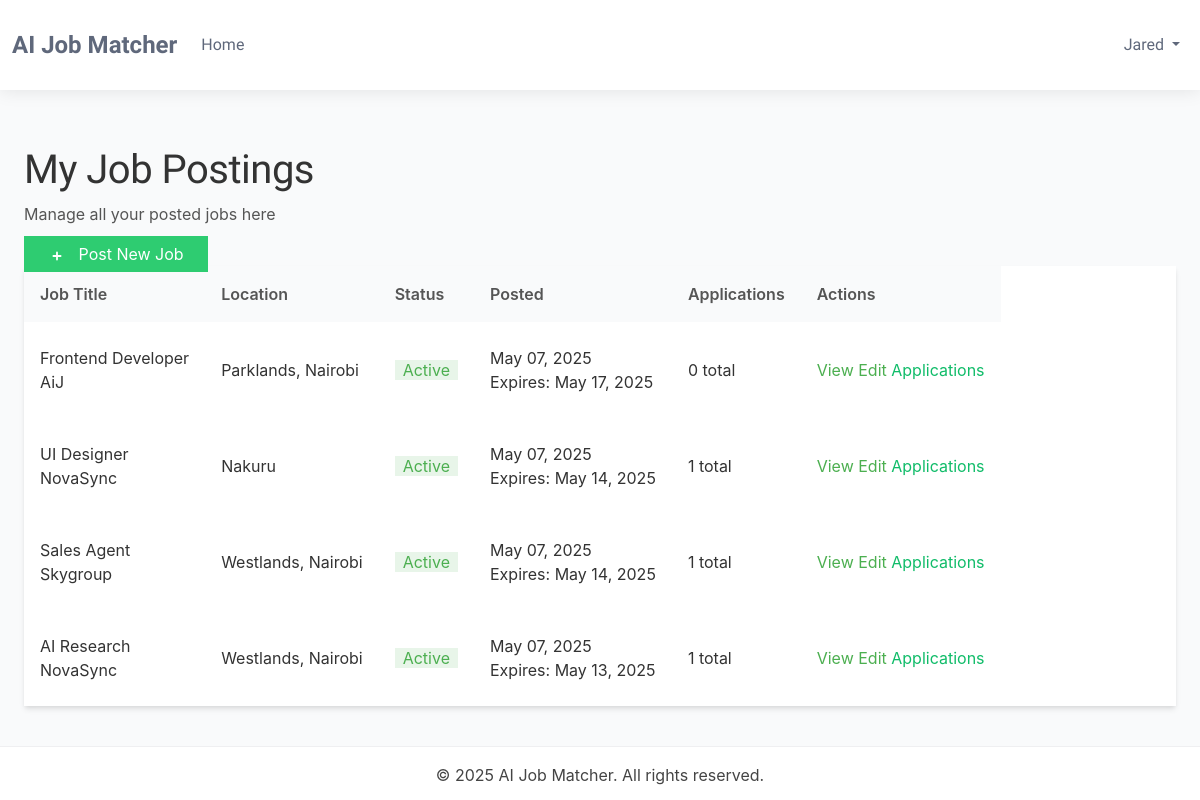
/dashboards/recruiter/jobs/ (signed in), run on an earlier commit of the app's database.
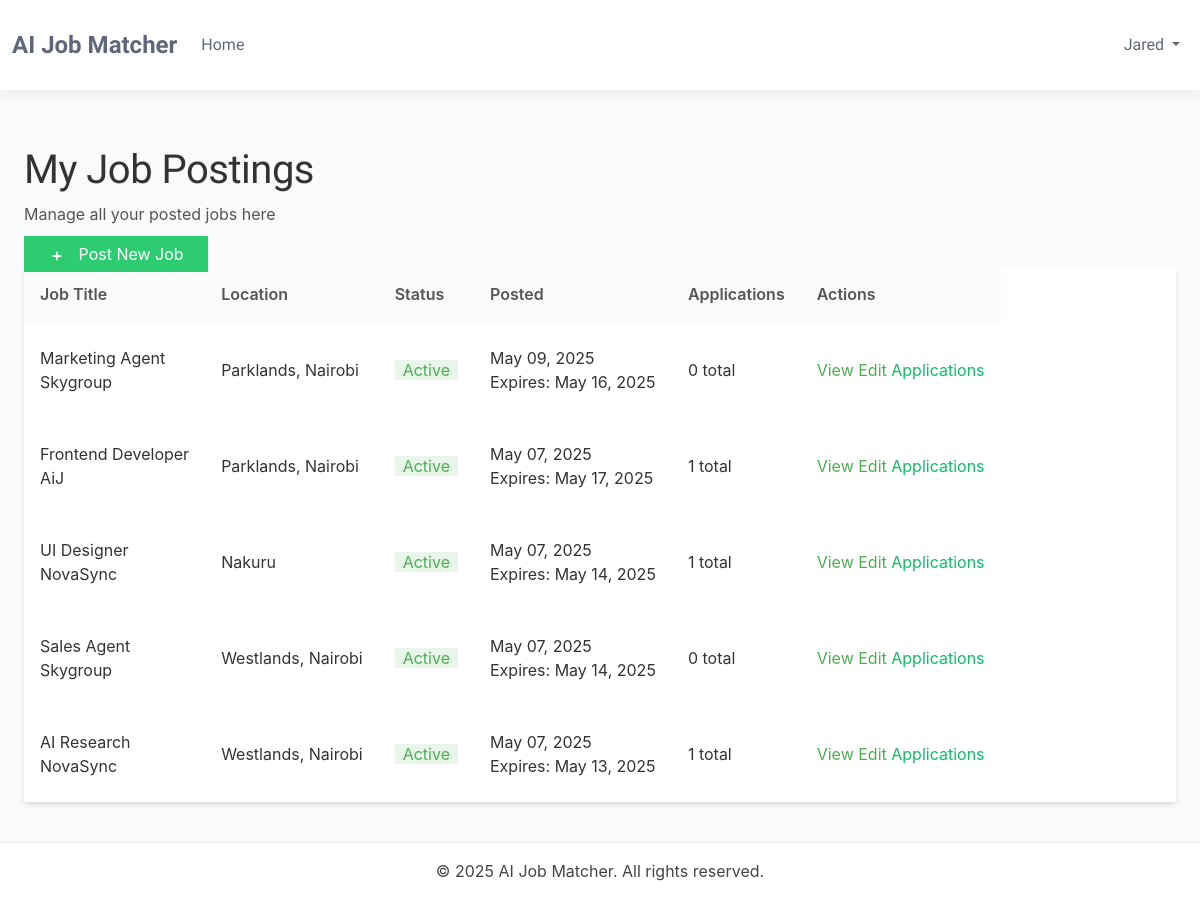
And on a later commit of the database.
### accounts/models.py (models this page shows, shortened)
class TrackingModel(models.Model):
    created_at = models.DateTimeField(auto_now_add=True)
    updated_at = models.DateTimeField(auto_now=True)
    class Meta:
        abstract = True
        ordering = ["-created_at"]

class User(AbstractBaseUser, TrackingModel):
    username_validator = UnicodeUsernameValidator()
    Role_choices = (
        ("Administrator", "Administrator"),
        ("Recruiter", "Recruiter"),
        ("Candidate", "Candidate")
    )
    Gender_choices = (
        ("Male", "Male"),
        ("Female", "Female"),
        ("Other", "Other")
    )
    username = models.CharField(
        _('username'),
        max_length=150,
        unique=True,
        validators=[username_validator],
        error_messages={
            'unique':_("A user with that username already exists."),
        },
    )
    phoneNumberRegex = RegexValidator(regex=r"^\+?1?\d{8,15}$")
    full_name = models.CharField(_('full name'),max_length=200)
    email = models.EmailField(_('email'), unique=True, error_messages={
        'unique': ('A user with email already exists.'),
    })
    gender = models.CharField(_("gender"), max_length=10, choices=Gender_choices)
    phone = PhoneNumberField(
        _('phone number'), unique=True,validators=[phoneNumberRegex],
        blank=True, null=True, max_length=27)
    country = models.CharField(_("country"), max_length=50,
                              blank=True, null=True)
    city = models.CharField(_("city"), max_length=50,
                              blank=True, null=True)
    role = models.CharField(_('Role'), max_length=17, choices=Role_choices, default="Client")
    is_active = models.BooleanField(_('active'), default=True)
    is_admin = models.BooleanField(_('admin'), default=False)
    is_staff = models.BooleanField(_("staff"), default=False)
    timestamp = models.DateTimeField(_("timestamp"), auto_now_add=True)
    objects = CustomManager()
    USERNAME_FIELD = 'email'
    REQUIRED_FIELDS = ['username',]
    @property
    def staff(self):
        return self.staff
    @property
    def active(self):
        return self.active
    @property
    def admin(self):
        return self.admin

### dashboards/models.py (models this page shows, shortened)
class BaseModel(models.Model):
    created_at = models.DateTimeField(auto_now_add=True)
    updated_at = models.DateTimeField(auto_now=True)
    class Meta:
        abstract = True

class JobPosting(BaseModel):
    STATUS_CHOICES = (
        ('active', 'Active'),
        ('filled', 'Filled'),
        ('expired', 'Expired'),
        ('draft', 'Draft'),
    )
    recruiter = models.ForeignKey(Recruiter, on_delete=models.CASCADE, related_name='job_postings')
    title = models.CharField(_('job title'), max_length=255)
    company_name = models.CharField(_('company name'), max_length=255)
    category = models.CharField(_('job category'), max_length=100)
    description = models.TextField(_('job description'))
    requirements = models.TextField(_('job requirements'))
    responsibilities = models.TextField(_('responsibilities'))
    location = models.CharField(_('location'), max_length=255)
    salary_min = models.DecimalField(_('minimum salary'), max_digits=12, decimal_places=2, null=True, blank=True)
    salary_max = models.DecimalField(_('maximum salary'), max_digits=12, decimal_places=2, null=True, blank=True)
    experience_required = models.PositiveIntegerField(_('experience required (years)'), default=0)
    education_level = models.CharField(_('education level'), max_length=100)
    employment_type = models.CharField(_('employment type'), max_length=50)
    status = models.CharField(_('status'), max_length=20, choices=STATUS_CHOICES, default='active')
    expiry_date = models.DateField(_('expiry date'), default=timezone.now)
    skills_required = models.TextField(_('skills required'))
    embedding_vector = models.BinaryField(_('job embedding vector'), null=True, blank=True)
    class Meta:
        ordering = ['-created_at']
        verbose_name = _('Job Posting')
        verbose_name_plural = _('Job Postings')

### dashboards/views.py (the view)
# urls.py: path('recruiter/jobs/', views.job_list, name='job_list'),
@login_required
@user_passes_test(is_recruiter)
def job_list(request):
    recruiter_profile = request.user.recruiter
    jobs = JobPosting.objects.filter(recruiter=recruiter_profile).order_by('-created_at')
    for job in jobs:
        job.application_count = JobApplication.objects.filter(job=job).count()
        job.pending_count = JobApplication.objects.filter(job=job, status='pending').count()
    paginator = Paginator(jobs, 10)  # Show 10 jobs per page
    page_number = request.GET.get('page')
    page_obj = paginator.get_page(page_number)
    context = {
        'page_obj': page_obj,
    }
    return render(request, 'dashboards/job_list.html', context)

### dashboards/views.py (called while the page is built)
def is_recruiter(user):
    return user.is_authenticated and user.role == 'Recruiter'

### templates/dashboards/job_list.html (shortened to what this page needs)
{% extends 'dashboards/base.html' %}
{% block content %}
<div class="container mx-auto px-4 py-6">
    <div class="flex justify-between items-center mb-6">
        <div>
            <h1 class="text-3xl font-bold text-gray-800">My Job Postings</h1>
            <p class="text-gray-600">Manage all your posted jobs here</p>
        </div>
        <div>
            <a href="{% url 'dashboards:create_job' %}" class="bg-blue-600 hover:bg-blue-700 text-white px-4 py-2 rounded-md text-sm font-medium flex items-center">
                <svg xmlns="http://www.w3.org/2000/svg" class="h-5 w-5 mr-2" viewBox="0 0 20 20" fill="currentColor">
                    <path fill-rule="evenodd" d="M10 5a1 1 0 011 1v3h3a1 1 0 110 2h-3v3a1 1 0 11-2 0v-3H6a1 1 0 110-2h3V6a1 1 0 011-1z" clip-rule="evenodd" />
                </svg>
                Post New Job
            </a>
        </div>
    </div>
    <div class="bg-white rounded-lg shadow-md overflow-hidden">
        {% if page_obj %}
            <div class="overflow-x-auto">
                <table class="min-w-full divide-y divide-gray-200">
                    <thead class="bg-gray-50">
                        <tr>
                            <th scope="col" class="px-6 py-3 text-left text-xs font-medium text-gray-500 uppercase tracking-wider">Job Title</th>
                            <th scope="col" class="px-6 py-3 text-left text-xs font-medium text-gray-500 uppercase tracking-wider">Location</th>
                            <th scope="col" class="px-6 py-3 text-left text-xs font-medium text-gray-500 uppercase tracking-wider">Status</th>
                            <th scope="col" class="px-6 py-3 text-left text-xs font-medium text-gray-500 uppercase tracking-wider">Posted</th>
                            <th scope="col" class="px-6 py-3 text-left text-xs font-medium text-gray-500 uppercase tracking-wider">Applications</th>
                            <th scope="col" class="px-6 py-3 text-left text-xs font-medium text-gray-500 uppercase tracking-wider">Actions</th>
                        </tr>
                    </thead>
                    <tbody class="bg-white divide-y divide-gray-200">
                        {% for job in page_obj %}
                        <tr>
                            <td class="px-6 py-4 whitespace-nowrap">
                                <div class="text-sm font-medium text-gray-900">{{ job.title }}</div>
                                <div class="text-xs text-gray-500">{{ job.company_name }}</div>
                            </td>
                            <td class="px-6 py-4 whitespace-nowrap">
                                <div class="text-sm text-gray-900">{{ job.location }}</div>
                            </td>
                            <td class="px-6 py-4 whitespace-nowrap">
                                <span class="px-2 inline-flex text-xs leading-5 font-semibold rounded-full
                                    {% if job.status == 'active' %}bg-green-100 text-green-800
                                    {% elif job.status == 'filled' %}bg-blue-100 text-blue-800
                                    {% elif job.status == 'expired' %}bg-red-100 text-red-800
                                    {% elif job.status == 'draft' %}bg-gray-100 text-gray-800
                                    {% else %}bg-gray-100 text-gray-800{% endif %}">
                                    {{ job.status|title }}
                                </span>
                            </td>
                            <td class="px-6 py-4 whitespace-nowrap text-sm text-gray-500">
                                {{ job.created_at|date:"M d, Y" }}
                                <div class="text-xs text-gray-400">Expires: {{ job.expiry_date|date:"M d, Y" }}</div>
                            </td>
                            <td class="px-6 py-4 whitespace-nowrap">
                                <div class="text-sm text-gray-900">{{ job.application_count }} total</div>
                            </td>
                            <td class="px-6 py-4 whitespace-nowrap text-sm font-medium">
                                <div class="flex space-x-2">
                                    <a href="{% url 'dashboards:job_detail' job_id=job.id %}" class="text-blue-600 hover:text-blue-900">View</a>
                                    <a href="{% url 'dashboards:edit_job' job_id=job.id %}" class="text-indigo-600 hover:text-indigo-900">Edit</a>
                                    <a href="{% url 'dashboards:applications_list' %}?job={{ job.id }}" class="text-green-600 hover:text-green-900">Applications</a>
                                </div>
                            </td>
                        </tr>
                        {% endfor %}
                    </tbody>
                </table>
            </div>
        {% endif %}
    </div>
</div>
{% endblock %}

### templates/dashboards/base.html (shortened to what this page needs)
{%load static%}
<!DOCTYPE html>
<html lang="en">
<head>
    <link href="https://cdn.jsdelivr.net/npm/bootstrap@5.3.0-alpha1/dist/css/bootstrap.min.css" rel="stylesheet">
</head>
<body>
    <nav class="navbar navbar-expand-lg">
        <div class="container">
            <a class="navbar-brand" href="/">AI Job Matcher</a>
            <div class="collapse navbar-collapse" id="navbarNav">
                <ul class="navbar-nav me-auto">
                    <li class="nav-item">
                        <a class="nav-link" href="{% url 'accounts:home' %}">Home</a>
                    </li>
                </ul>
                <ul class="navbar-nav">
                    {% if user.is_authenticated %}
                        <li class="nav-item dropdown">
                            <a class="nav-link dropdown-toggle" href="#" id="navbarDropdown" role="button" data-bs-toggle="dropdown" aria-expanded="false">
                                {{ user.username }}
                            </a>
                        </li>
                    {% endif %}
                </ul>
            </div>
        </div>
    </nav>
    <div class="container main-content">
        {% block content %}{% endblock %}
    </div>
    <footer class="text-center py-3">
        <div class="container">
            <p class="mb-0">&copy; {% now "Y" %} AI Job Matcher. All rights reserved.</p>
        </div>
    </footer>
</body>
</html>

### templates/dashboards/base.html (style rules this page uses)
:root { --default-font: "Roboto", system-ui, -apple-system, "Segoe UI", Roboto, "Helvetica Neue", Arial, "Noto Sans", "Liberation Sans", sans-serif; --heading-font: "Raleway", sans-serif; --nav-font: "Ubuntu", sans-serif; --background-color: #ffffff; --default-color: #444444; --heading-color: #5f687b; --accent-color: #10bc69; --surface-color: #ffffff; --contrast-color: #ffffff; --nav-color: #5f687b; --nav-hover-color: #10bc69; --nav-mobile-background-color: #ffffff; --nav-dropdown-background-color: #ffffff; --nav-dropdown-color: #5f687b; --nav-dropdown-hover-color: #10bc69; }
body { color: var(--default-color); background-color: var(--background-color); font-family: var(--default-font); }
h1, h2, h3, h4, h5, h6 { color: var(--heading-color); font-family: var(--heading-font); }
a { color: var(--accent-color); text-decoration: none; transition: 0.3s; }
.navbar { padding: 15px 0; transition: all 0.5s; background-color: var(--background-color) !important; box-shadow: 0px 0 18px rgba(0, 0, 0, 0.1); }
.navbar-brand { font-family: var(--heading-font); font-weight: 700; font-size: 24px; color: var(--heading-color) !important; }
.navbar-nav .nav-link { font-family: var(--nav-font); color: var(--nav-color) !important; font-weight: 400; padding: 18px 15px; transition: 0.3s; }
.main-content { min-height: calc(100vh - 180px); padding: 40px 0; }
footer { background-color: var(--background-color) !important; border-top: 1px solid rgba(95, 104, 123, 0.1); color: var(--default-color) !important; padding: 25px 0; }

### templates/dashboards/job_list.html (style rules this page uses)
:root { --primary-green: #2ecc71; --light-green: #e8f5e9; --medium-green: #4caf50; --accent-green: #66bb6a; --hover-green: #27ae60; --text-dark: #333333; --text-medium: #555555; --text-light: #777777; --border-color: #e0e0e0; }
body { font-family: 'Inter', 'Segoe UI', sans-serif; background-color: #f9fafb; color: var(--text-dark); }
.container { max-width: 1400px; }
.text-3xl { color: var(--text-dark); letter-spacing: -0.5px; }
.text-gray-600 { color: var(--text-medium); }
.bg-blue-600 { background-color: var(--primary-green) !important; transition: background-color 0.2s, transform 0.2s; }
svg { vertical-align: middle; }
.flex.items-center svg.h-5.w-5 { height: 18px; width: 18px; margin-right: 8px; }
.bg-white { transition: box-shadow 0.2s; }
.shadow-md { box-shadow: 0 4px 6px -1px rgba(0, 0, 0, 0.1), 0 2px 4px -1px rgba(0, 0, 0, 0.06) !important; }
th { font-weight: 600; color: var(--text-medium); padding: 12px 16px !important; background-color: #f9fafb !important; }
td { padding: 14px 16px !important; }
.bg-green-100 { background-color: var(--light-green) !important; }
.text-green-800 { color: var(--medium-green) !important; }
.text-blue-800, .text-blue-600, .text-blue-900 { color: var(--medium-green) !important; }
a.text-blue-600, a.text-indigo-600 { color: var(--medium-green) !important; transition: color 0.15s; }
.text-blue-600 { color: var(--medium-green) !important; }

What changed in the data, as far as the page shows it:
added JobPosting: title "Marketing Agent", company_name "Skygroup", location "Parklands, Nairobi", status "Active", created_at "May 09, 2025", expiry_date "May 16, 2025", application_count "0"
computed for JobPosting "Frontend Developer": application_count "0" → "1"
computed for JobPosting "Sales Agent": application_count "1" → "0"
